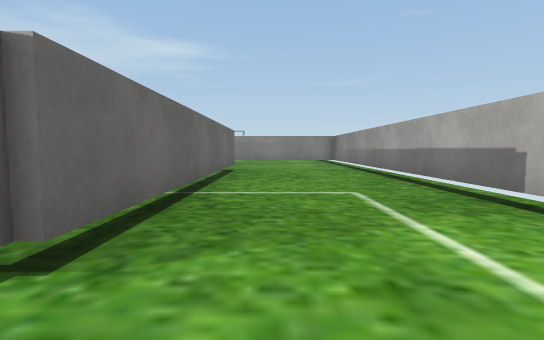
view 1 (above)

19 first-person views from a walk through a 3-D level made in the Unity game engine. The camera is 0.62 m above the floor, tilts 4° down and sees 85° across. The floor is counted in squares, 1 m on a side. Each view is taken from the middle of a square. On the plan, view 1 faces up. The plan holds only what a view shows up to about 9 squares ahead; the rest is blank. The place goes on beyond the plan. Some surface patterns are stand-ins.

view 2
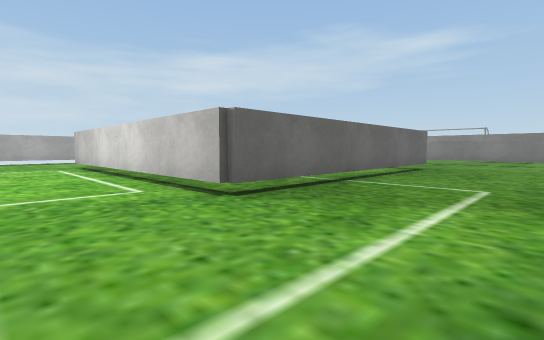

view 3
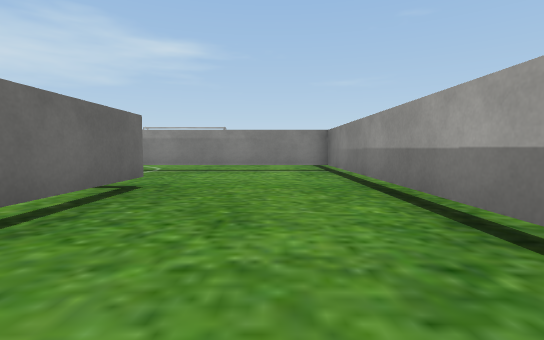

view 4
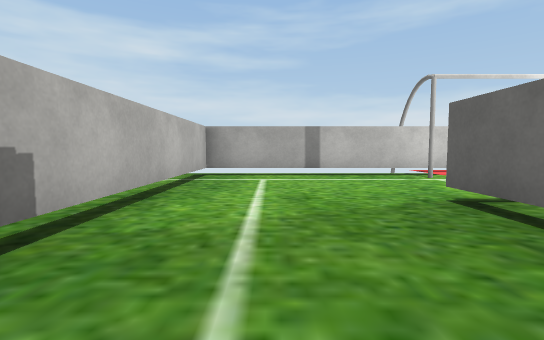

view 5
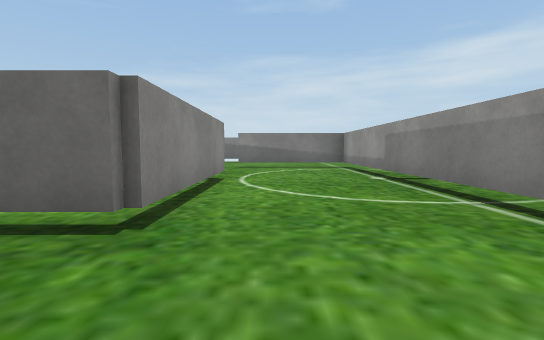

view 6
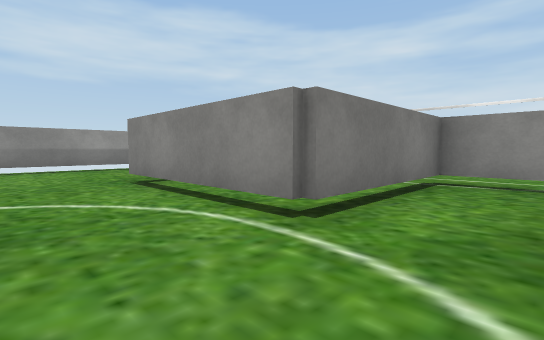

view 7
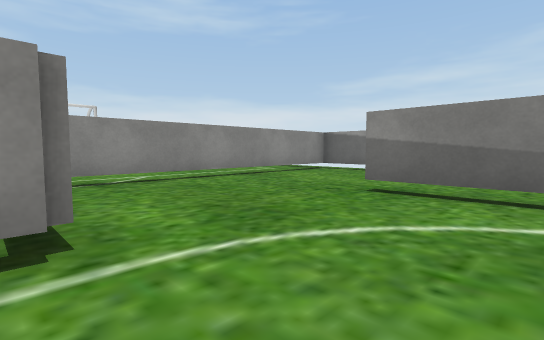

view 8
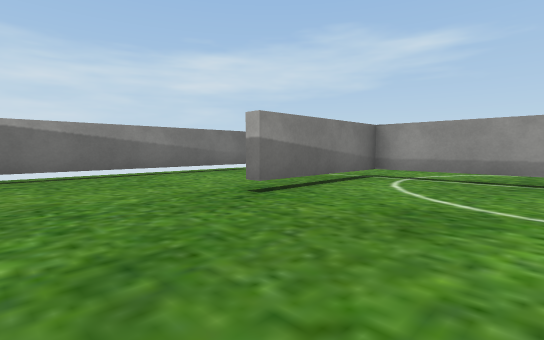

view 9
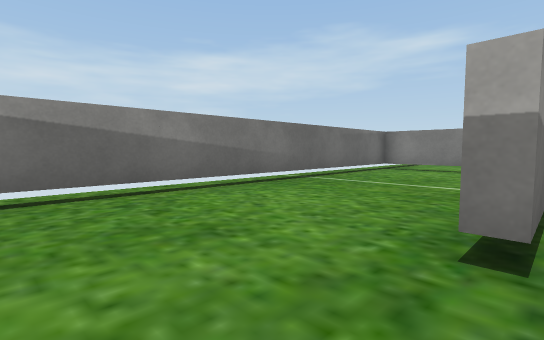

view 10
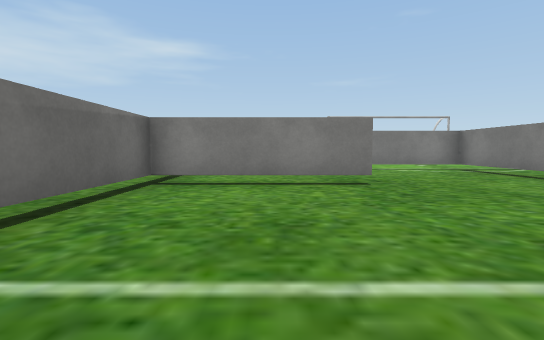

view 11
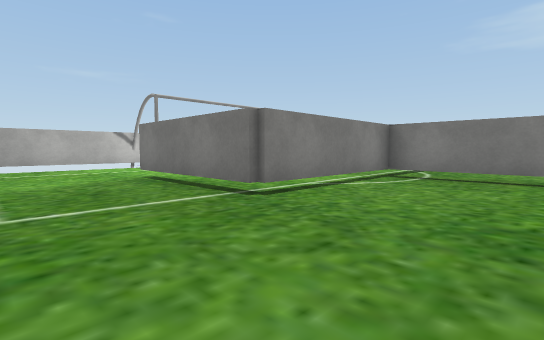

view 12
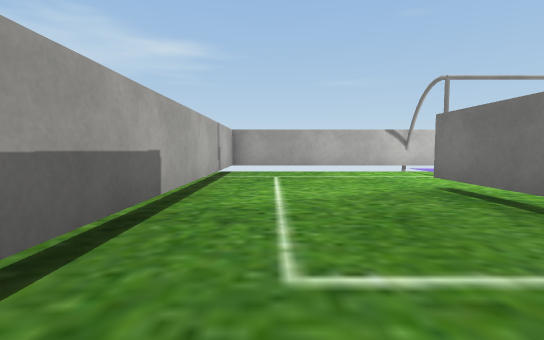

view 13
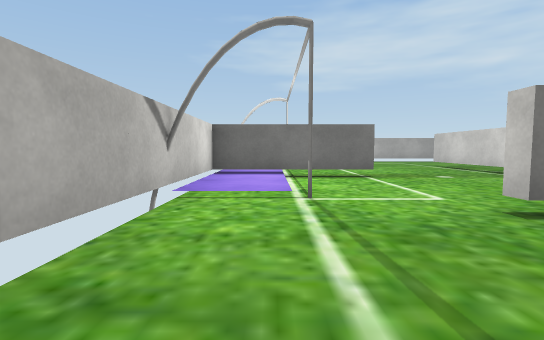

view 14
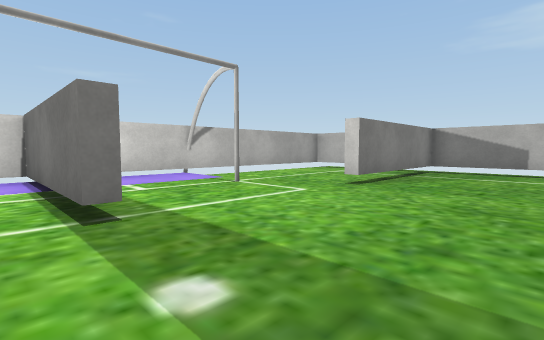

view 15
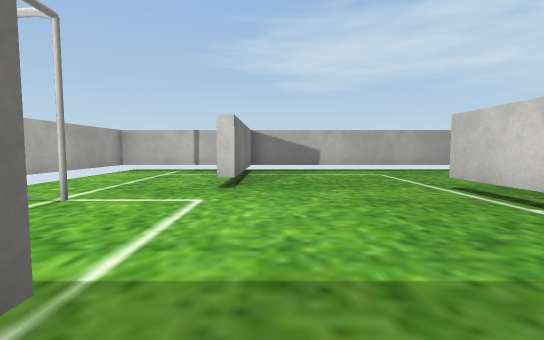

view 16
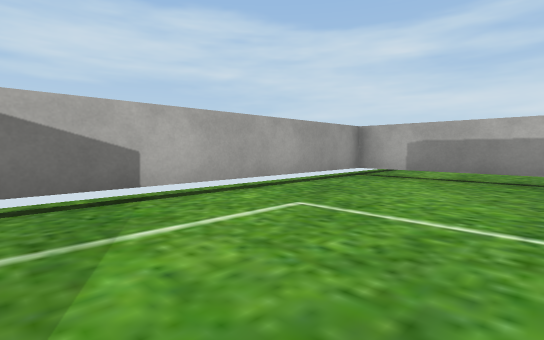

view 17
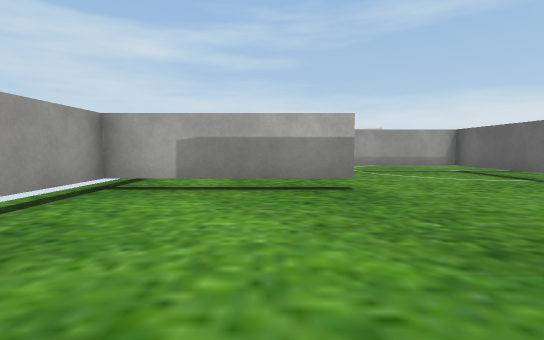

view 18
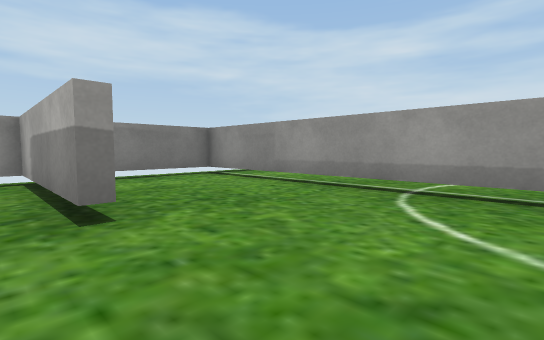

view 19
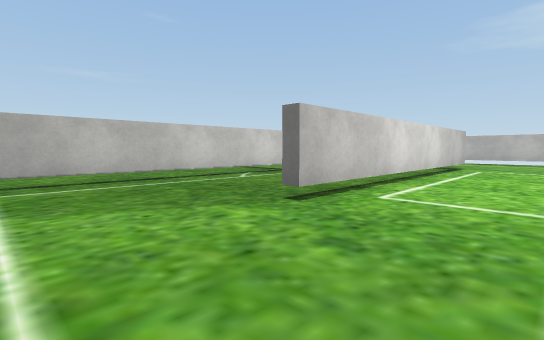

### Floor plan
Key: @ floor where view 1 was taken; # wall or solid block; . main floor; : floor 0.1 m higher than the main floor; / step, stairs or slope; T thing the floor can be seen under or through; O other object.
Columns run from 13 left of view 1 to 3 right of it. Each row starts with its distance up from view 1.
 28 #################
 27 #....O::#::O....#
 26 #..../::#::.....#
 25 #.......#.......#
 24 #.......#...#####
 23 #...#...........#
 22 #...#...........#
 21 #...T...........#
 20 #...TTTTTT##....#
 19  .......T.......#
 18  .......T.......#
 17  .......T.......#
 16 #TTT.... ...TTTT#
 15 #.......T.......#
 14 #.......T.......#
 13 #.......T.......#
 12 #...TTTTTTTTTT###
 11 #...T...........#
 10 #...T...........#
  9 #...T...##TTT...#
  8 #.......#...T...#
  7 #.......#  .T...#
  6 #.......#  .T...#
  5  TTTTTT##  .T...#
  4  ........  .T...#
  3  ........  .T...#
  2  ...........T...#
  1  ...TTTTTTTTT...#
  0  ............@..#
 -1  ...............#
 -2           #######

Where each view was taken, in squares from view 1:
view 1: 0 up, 0 right, facing up
view 2: 1 down, 2 right, facing up-left
view 3: 4 up, 1 right, facing up
view 4: 5 up, 1 right, facing down
view 5: 10 up, 1 right, facing left
view 6: 11 up, 7 left, facing down-right
view 7: 11 up, 5 left, facing down-left
view 8: 6 up, 6 left, facing up-left
view 9: 7 up, 9 left, facing up-left
view 10: 11 up, 11 left, facing up
view 11: 17 up, 12 left, facing up-right
view 12: 19 up, 12 left, facing up
view 13: 26 up, 12 left, facing right
view 14: 21 up, 6 left, facing up-right
view 15: 23 up, 6 left, facing right
view 16: 23 up, 1 left, facing down-right
view 17: 21 up, 0 right, facing down
view 18: 17 up, 4 left, facing down-right
view 19: 1 down, 12 left, facing up-right
